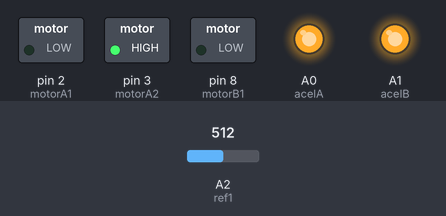
This sketch was run on a simulated Arduino Uno, built with avr-gcc and run on an emulated ATmega328P. On the bench: switched loads named in the sketch (green lamp = pin HIGH), output pins drawn as LEDs (lit = HIGH). Inputs (shaded band) come from the test bench; at power-on: A2 (ref1) = 512.

Above: at 1.2 s.
1.3 s: A2 (ref1) set to 485
At 2.3 s:
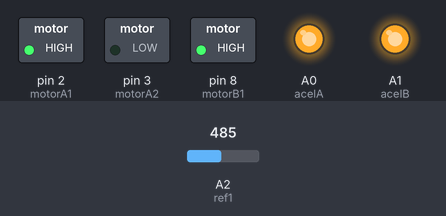
2.8 s: A2 (ref1) set to 1010
At 3.4 s:
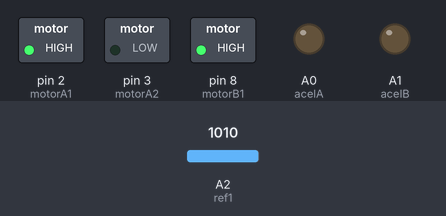
4.3 s: A2 (ref1) set to 991
At 4.6 s:
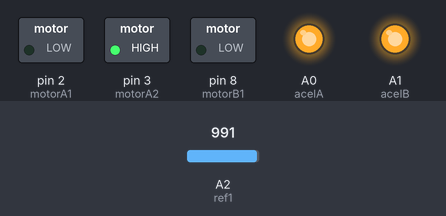
5.8 s: A2 (ref1) set to 1023
At 6.9 s:
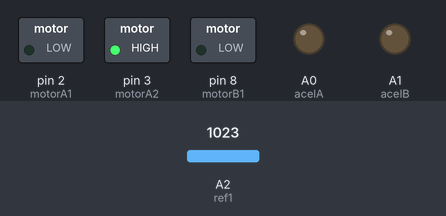
7.3 s: A2 (ref1) set to 990
At 8.1 s:
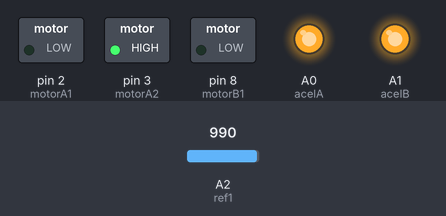
Timing chart, 0 to 9.8 s (numbered marks = the images above; inputs shaded):
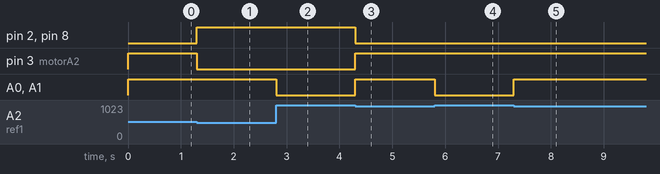

The sketch:

Akabotto.ino
```cpp
const int motorA1 = 2;
const int motorA2 = 3;
const int motorB1 = 8;
const int motorB2 = 9;
const int acelA = A0;
const int acelB = A1;
const int ref1 = A2;
const int ref2 = A3;

void setup() {

   pinMode(motorA1, OUTPUT);
   pinMode(motorA2, OUTPUT);
   pinMode(motorB1, OUTPUT);
   pinMode(motorA2, OUTPUT);
   pinMode(acelA, OUTPUT);
   pinMode(acelB, OUTPUT);
   pinMode(ref1, INPUT);
   pinMode(ref2, INPUT);

}

void front(int velocidade){
  digitalWrite(motorA1, HIGH);
  digitalWrite(motorA2, LOW);
  digitalWrite(motorB1, HIGH);
  digitalWrite(motorB2, LOW);
  analogWrite(acelA, velocidade);
  analogWrite(acelB, velocidade);
  }

void back(int velocidade){
  digitalWrite(motorA1, LOW);
  digitalWrite(motorA2, HIGH);
  digitalWrite(motorB1, LOW);
  digitalWrite(motorB2, HIGH);
  analogWrite(acelA, velocidade);
  analogWrite(acelB, velocidade);
  }

void turn(int velocidade){
  digitalWrite(motorA1, HIGH);
  digitalWrite(motorA2, LOW);
  digitalWrite(motorB1, LOW);
  digitalWrite(motorB2, HIGH);
  analogWrite(acelA, velocidade);
  analogWrite(acelB, velocidade);
  }

void loop() {
  // put your main code here, to run repeatedly:
  int t = analogRead(ref1);
  if(t<500){
    front(500);
  }
  else if( t < 1000 ){
    back(500);
  }
  else{
    analogWrite(acelA, 0);
    analogWrite(acelB, 0);
    }
}
```

Measured:
- the behaviour switches between 500 and 499 on A2 (ref1) (found by bisection; images 0 and 1)
- the behaviour switches between 1000 and 999 on A2 (ref1) (found by bisection; images 2 and 3)
- after the input at 1.3 s, pin 2 (motorA1), pin 8 (motorB1): LOW → HIGH at once; pin 3 (motorA2): HIGH → LOW at once
- after the input at 2.8 s, A0 (acelA), A1 (acelB): HIGH → LOW at once
- after the input at 4.3 s, pin 2 (motorA1), pin 8 (motorB1): HIGH → LOW at once; pin 3 (motorA2), A0 (acelA), A1 (acelB): LOW → HIGH at once
- after the input at 5.8 s, A0 (acelA), A1 (acelB): HIGH → LOW at once
- after the input at 7.3 s, A0 (acelA), A1 (acelB): LOW → HIGH at once
